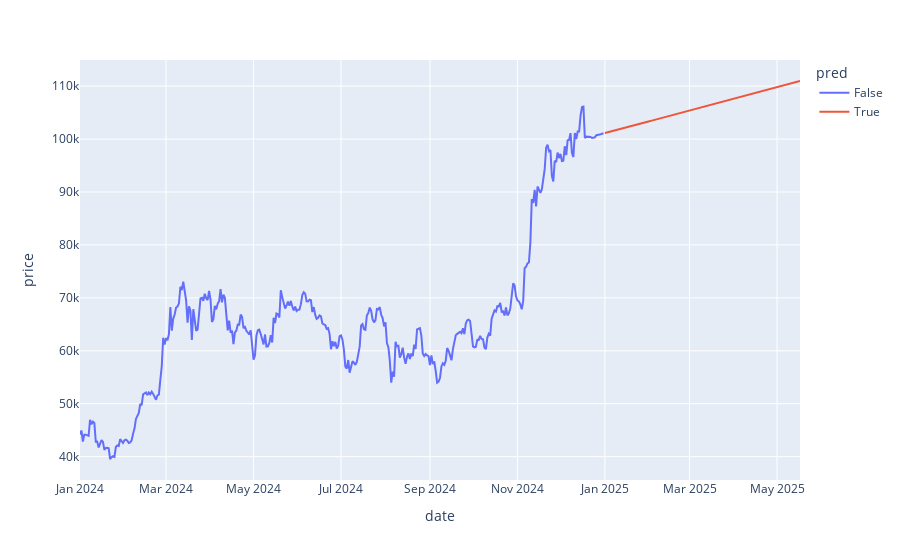

Notebook code for this chart:
### Code cell
df['pred'] = (df.date.dt.year > 2024)
fig = px.line(df, x='date', y='price', color='pred')
fig.show()

### Figure 1 — Plotly figure (JSON) as saved in the notebook; plotly's stock layout.template omitted (floating-point values rounded to 4 significant figures; data arrays with more than 128 entries replaced by an {"elided": "..."} marker saying what was removed)
{"data": [{"hovertemplate": "pred=False<br>date=%{x}<br>price=%{y}<extra></extra>", "legendgroup": "False", "line": {"color": "#636efa", "dash": "solid"}, "marker": {"symbol": "circle"}, "mode": "lines", "name": "False", "orientation": "v", "showlegend": true, "type": "scatter", "x": {"elided": "366 str values"}, "xaxis": "x", "y": {"elided": "366 float values"}, "yaxis": "y"}, {"hovertemplate": "pred=True<br>date=%{x}<br>price=%{y}<extra></extra>", "legendgroup": "True", "line": {"color": "#EF553B", "dash": "solid"}, "marker": {"symbol": "circle"}, "mode": "lines", "name": "True", "orientation": "v", "showlegend": true, "type": "scatter", "x": {"elided": "137 str values"}, "xaxis": "x", "y": {"elided": "137 float values"}, "yaxis": "y"}], "layout": {"legend": {"title": {"text": "pred"}, "tracegroupgap": 0}, "margin": {"t": 60}, "xaxis": {"anchor": "y", "domain": [0, 1], "title": {"text": "date"}}, "yaxis": {"anchor": "x", "domain": [0, 1], "title": {"text": "price"}}}}
